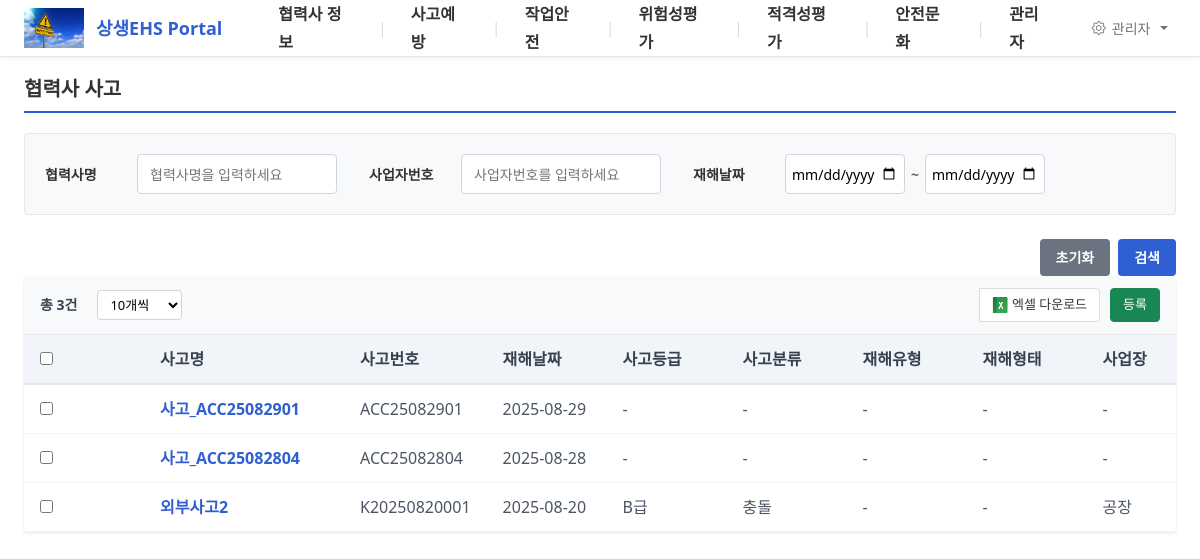
The app's page /partner-accident, older data.
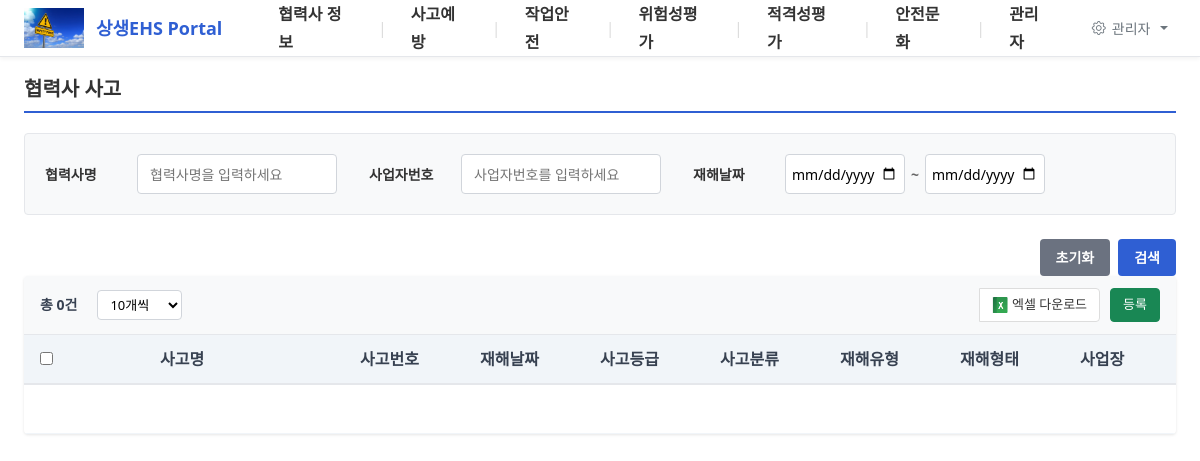
The same page, newer data.
### tables this page shows
CREATE TABLE accidents_cache (
        id INTEGER PRIMARY KEY AUTOINCREMENT,
        accident_number TEXT,
        accident_name TEXT,
        accident_time TEXT,
        workplace TEXT,
        accident_grade TEXT,
        major_category TEXT,
        injury_form TEXT,
        injury_type TEXT,
        accident_date TEXT,
        day_of_week TEXT,
        report_date TEXT,
        building TEXT,
        floor TEXT,
        location_category TEXT,
        location_detail TEXT,
        is_deleted INTEGER DEFAULT 0,
        synced_at DATETIME DEFAULT CURRENT_TIMESTAMP
    );

### app.py (the view)
@app.route("/partner-accident")
def partner_accident_route():
    return partner_accident()

### app.py (called while the page is built, shortened)
def get_db_connection(timeout=10.0):
    conn = sqlite3.connect(db_config.local_db_path, timeout=timeout)
    cursor = conn.cursor()
    cursor.execute("PRAGMA journal_mode=WAL")
    cursor.execute("PRAGMA busy_timeout=5000")
    cursor.execute("PRAGMA synchronous=NORMAL")
    return conn

def from_json_filter(value):
    try:
        return pyjson.loads(value) if value else []
    except:
        return []

def init_sample_data():
    conn = partner_manager.db_config.get_sqlite_connection()
    cursor = conn.cursor()
    try:
        cursor.execute("SELECT COUNT(*) FROM partners_cache")
        count = cursor.fetchone()[0]
        cursor.execute("PRAGMA table_info(partners_cache)")
        columns = [col[1] for col in cursor.fetchall()]
        if count > 0:
            conn.close()
            return
    except Exception as e:
        logging.warning(f"데이터 확인 중 오류: {e}")

@app.before_request
def before_request():
    if request.path != '/data-recovery':
        init_db()

@app.after_request
def add_header(response):
    response.headers['Cache-Control'] = 'no-cache, no-store, must-revalidate'
    response.headers['Pragma'] = 'no-cache'
    response.headers['Expires'] = '0'
    return response

### database_config.py (called while the page is built)
def execute_SQL(query):
    if not IQADB_AVAILABLE:
        raise Exception("IQADB_CONNECT310 모듈을 사용할 수 없습니다.")
    conn = iqadb1()
    try:
        with conn.cursor() as cur:
            cur.execute(query)
            data = cur.fetchall()
            col_names = [desc[0] for desc in cur.description]
            df = pd.DataFrame(data, columns=col_names)
            return df
    except Exception as e:
        print(f"[ERROR] execute_SQL 실행 중 오류: {e}")
        traceback.print_exc()
        raise e
    finally:
        conn.close()

    def get_sqlite_connection(self):
        return sqlite3.connect(self.local_db_path)

### templates/partner-accident.html (shortened to what this page needs)
{% extends "base.html" %}
{% from 'includes/table_controls.html' import render_table_controls %}
{% from 'includes/search_controls.html' import render_search_section, render_search_buttons %}
{% block content %}
<div class="page-header">
    <h2 class="page-title">협력사 사고</h2>
</div>
<div class="search-section">
    <form method="GET" class="search-form">
        <div class="search-fields">
            <div class="search-group">
                <label>협력사명</label>
                <input type="text" name="company_name" value="{{ request.args.get('company_name', '') }}" placeholder="협력사명을 입력하세요">
            </div>
            <div class="search-group">
                <label>사업자번호</label>
                <input type="text" name="business_number" value="{{ request.args.get('business_number', '') }}" placeholder="사업자번호를 입력하세요">
            </div>
            <div class="search-group range-group">
                <label>재해날짜</label>
                <div class="range-inputs">
                    <input type="date" name="accident_date_start" value="{{ request.args.get('accident_date_start', '') }}" placeholder="시작일">
                    <span class="range-separator">~</span>
                    <input type="date" name="accident_date_end" value="{{ request.args.get('accident_date_end', '') }}" placeholder="종료일">
                </div>
            </div>
        </div>
    </form>
</div>
{{ render_search_buttons() }}
<div class="table-section">
    {{ render_table_controls(total_count, show_excel=True, show_register=True) }}
    <div class="table-wrapper">
        <table class="data-table">
            <thead>
                <tr>
                    <th style="width: 40px;"><input type="checkbox" id="selectAll" onchange="toggleSelectAll()"></th>
                    <th class="fixed-col">사고명</th>
                    <th>사고번호</th>
                    <th>재해날짜</th>
                    <th>사고등급</th>
                    <th>사고분류</th>
                    <th>재해유형</th>
                    <th>재해형태</th>
                    <th>사업장</th>
                </tr>
            </thead>
            <tbody>
                {% for accident in accidents %}
                <tr>
                    <td style="width: 40px;">
                        <input type="checkbox" class="accident-checkbox" value="{{ accident.id }}" onchange="updateDeleteButton()">
                    </td>
                    <td class="fixed-col">
                        <a href="javascript:void(0)" class="company-link" onclick="openAccidentModal('{{ accident.id }}')">{{ accident.accident_name }}</a>
                    </td>
                    <td>{{ accident.accident_number }}</td>
                    <td>{{ accident.accident_date }}</td>
                    <td>{{ accident.accident_grade or '-' }}</td>
                    <td>{{ accident.accident_type or '-' }}</td>
                    <td>{{ accident.disaster_type or '-' }}</td>
                    <td>{{ accident.disaster_form or '-' }}</td>
                    <td>{{ accident.workplace or '-' }}</td>
                </tr>
                {% else %}
                <tr>
                    <td colspan="{{ 19 + dynamic_columns|length }}" class="no-data">검색 결과가 없습니다.</td>
                </tr>
                {% endfor %}
            </tbody>
        </table>
    </div>
</div>
{% endblock %}

### templates/base.html (shortened to what this page needs)
<!DOCTYPE html>
<html lang="ko">
<head>
    <link href="https://cdn.jsdelivr.net/npm/bootstrap@5.1.3/dist/css/bootstrap.min.css" rel="stylesheet">
    <link href="https://cdn.jsdelivr.net/npm/bootstrap-icons@1.8.1/font/bootstrap-icons.css" rel="stylesheet">
</head>
<body>
    <nav class="topbar">
      <div class="topbar-inner">
        <a class="brand" href="{{ url_for('index') }}">
          <img src="/static/logo-sample.png" alt="Logo" class="logo-img">
          상생EHS Portal
        </a>
        <ul class="nav-main" role="menubar" aria-label="메인 메뉴">
          {% set active_slug = (request.view_args.get('url') if request.view_args else '') %}
          {% for m in menu %}
          {% set is_active = false %}
          {% for sm in m.submenu %}
            {% if active_slug == sm.url %}
              {% set is_active = true %}
            {% endif %}
          {% endfor %}
          <li class="nav-item has-sub{% if is_active %} is-active{% endif %}">
            <a class="nav-link"
               href="#"
               role="menuitem"
               aria-haspopup="true"
               aria-expanded="false">{{ m.title }}</a>
          </li>
          {% if not loop.last %}
          <li class="sep" aria-hidden="true">|</li>
          {% endif %}
          {% endfor %}
        </ul>
        <div class="admin-tools">
          <div class="dropdown">
            <button class="btn btn-sm btn-outline-secondary dropdown-toggle" type="button" id="adminMenu" data-bs-toggle="dropdown" aria-expanded="false">
              <i class="bi bi-gear"></i> 관리자
            </button>
          </div>
        </div>
      </div>
    </nav>
    {% if request.endpoint != 'index' %}
    <div class="container">
    {% endif %}
    {% block content %}{% endblock %}
    {% if request.endpoint != 'index' %}
    </div>
    {% endif %}
</body>
</html>

### templates/includes/table_controls.html (shortened to what this page needs)
{% macro render_table_controls(total_count, show_excel=True, show_register=True, show_delete=True, register_callback='showRegisterModal()') %}
<div class="table-header">
    <div class="left-controls">
        <span class="total-count">총 {{ total_count }}건</span>
        <div class="per-page-selector">
            <select onchange="changePerPage(this.value)">
                <option value="10" {% if request.args.get('per_page', '10') == '10' %}selected{% endif %}>10개씩</option>
            </select>
        </div>
    </div>
    <div class="action-buttons">
        {% if show_excel %}
        <button class="btn btn-excel-download" onclick="exportToExcel()">
            <img src="/static/icons/excel-icon.png" style="vertical-align: middle;" width="16" height="16">
            엑셀 다운로드
        </button>
        {% endif %}
        {% if show_register %}
        <button class="btn btn-register" onclick="{{ register_callback }}">
            등록
        </button>
        {% endif %}
    </div>
</div>
{% endmacro %}

### templates/includes/search_controls.html (shortened to what this page needs)
{% macro render_search_buttons() %}
<div class="search-buttons">
    <button type="button" onclick="resetForm()" class="btn-reset">초기화</button>
    <button type="button" onclick="validateAndSubmitSearch()" class="btn-search">검색</button>
</div>
{% endmacro %}

### templates/base.html (style rules this page uses)
html, body { overflow-x: hidden; width: 100%; max-width: 100vw; }
.topbar { background: #ffffff; border-bottom: 1px solid #e5e7eb; box-shadow: 0 2px 4px rgba(0,0,0,0.05); z-index: 9999; position: relative; }
.topbar-inner { max-width: none; margin: 0; height: 56px; display: flex; align-items: center; gap: 16px; padding: 0 24px; justify-content: space-between; }
.admin-tools { margin-left: auto; }
.logo-img { height: 40px; width: auto; margin-right: 12px; }
.brand { color: #2f5fd3; font-weight: 600; text-decoration: none; font-size: 18px; margin-right: 24px; display: flex; align-items: center; }
.nav-main { list-style: none; display: flex; align-items: stretch; gap: 0; margin: 0; padding: 0; flex: 1; }
.nav-item { position: relative; }
.nav-link { color: #333; text-decoration: none; font-weight: 700; padding: 10px 16px; display: block; line-height: 28px; transition: color 0.2s ease; cursor: pointer; }
.sep { color: #ddd; align-self: center; padding: 0 8px; user-select: none; }
.container { max-width: none; margin: 20px 24px; padding: 0; width: calc(100% - 48px); box-sizing: border-box; }

### templates/partner-accident.html (style rules this page uses)
.page-header { background: #fff; margin-bottom: 20px; padding-bottom: 10px; border-bottom: 2px solid #2f5fd3; }
.page-title { color: #333; font-size: 20px; font-weight: 700; margin: 0; }
.search-section { background: #f8f9fa; padding: 20px; margin-bottom: 20px; border-radius: 4px; border: 1px solid #e5e7eb; }
.search-form { width: 100%; }
.search-fields { display: flex; gap: 32px; flex-wrap: wrap; }
.search-group { display: flex; align-items: center; gap: 12px; flex: 0 0 auto; }
.search-group label { font-weight: 600; color: #333; font-size: 14px; white-space: nowrap; width: 80px; flex-shrink: 0; text-align: left; }
.search-group input[type="text"], .search-group input[type="date"] { height: 40px; border: 1px solid #d1d5db; border-radius: 4px; font-size: 14px; box-sizing: border-box; width: 200px; padding: 0 12px; }
.range-group .range-inputs { display: flex; align-items: center; gap: 6px; width: 200px; flex-shrink: 0; height: 40px; }
.range-inputs input[type="date"] { width: 120px; height: 40px; padding: 0 6px; flex-shrink: 0; }
.range-separator { font-weight: 600; color: #666; flex-shrink: 0; font-size: 14px; }
.search-buttons { display: flex; gap: 8px; justify-content: flex-end; }
.table-section { background: white; border-radius: 4px; overflow: hidden; box-shadow: 0 1px 3px rgba(0,0,0,0.1); }
.table-header { padding: 12px 16px; background: #f8f9fa; border-bottom: 1px solid #e5e7eb; display: flex; justify-content: space-between; align-items: center; }
.left-controls { display: flex; align-items: center; gap: 15px; }
.action-buttons { display: flex; align-items: center; gap: 0; }
.action-buttons .btn { padding: 6px 12px; font-size: 13px; border: 1px solid #ddd; cursor: pointer; display: inline-flex; align-items: center; gap: 4px; transition: all 0.2s; background: white; color: #333; }
.btn-excel-download { border-radius: 0 4px 4px 0; margin-right: 10px; }
.btn-register { background-color: #198754 !important; color: white !important; border-color: #198754 !important; border-radius: 4px; }
.total-count { font-weight: 600; color: #374151; }
.per-page-selector { display: inline-flex; align-items: center; }
.per-page-selector select { padding: 4px 8px; border: 1px solid #d1d5db; border-radius: 4px; font-size: 13px; background: white; margin-left: 5px; }
.table-wrapper { overflow-x: auto; position: relative; }
.data-table { width: max-content; min-width: 100%; border-collapse: collapse; }
.data-table th { background: #f1f5f9; padding: 12px 16px; text-align: left; font-weight: 600; color: #374151; border-bottom: 2px solid #e5e7eb; white-space: nowrap; min-width: 120px; }
.data-table th.fixed-col { position: sticky; left: 0; z-index: 2; background: #f1f5f9; box-shadow: 2px 0 4px rgba(0,0,0,0.05); min-width: 200px; }
.data-table td { padding: 12px 16px; border-bottom: 1px solid #f1f5f9; color: #4b5563; white-space: nowrap; min-width: 120px; }
.no-data { text-align: center; padding: 40px; color: #9ca3af; font-style: italic; }

### templates/includes/search_controls.html (style rules this page uses)
.search-buttons { display: flex; justify-content: center; gap: 8px; margin-top: 24px; }
.btn-reset, .btn-search { padding: 8px 16px; border-radius: 4px; font-size: 14px; font-weight: 600; cursor: pointer; border: none; transition: all 0.2s; white-space: nowrap; }
.btn-reset { background: #6b7280; color: white; }
.btn-search { background: #2f5fd3; color: white; }

Row changes from the older to the newer data that the page shows:
removed accidents_cache: accident_name "사고_ACC25082901", accident_number "ACC25082901", accident_date "2025-08-29", accident_grade "-", accident_type "-", disaster_type "-", disaster_form "-", workplace "-"
removed accidents_cache: accident_name "사고_ACC25082804", accident_number "ACC25082804", accident_date "2025-08-28", accident_grade "-", accident_type "-", disaster_type "-", disaster_form "-", workplace "-"
removed accidents_cache: accident_name "외부사고2", accident_number "K20250820001", accident_date "2025-08-20", accident_grade "B급", accident_type "충돌", disaster_type "-", disaster_form "-", workplace "공장"
Text that changed along with them:
{{ total_count }}: "3" → "0"
